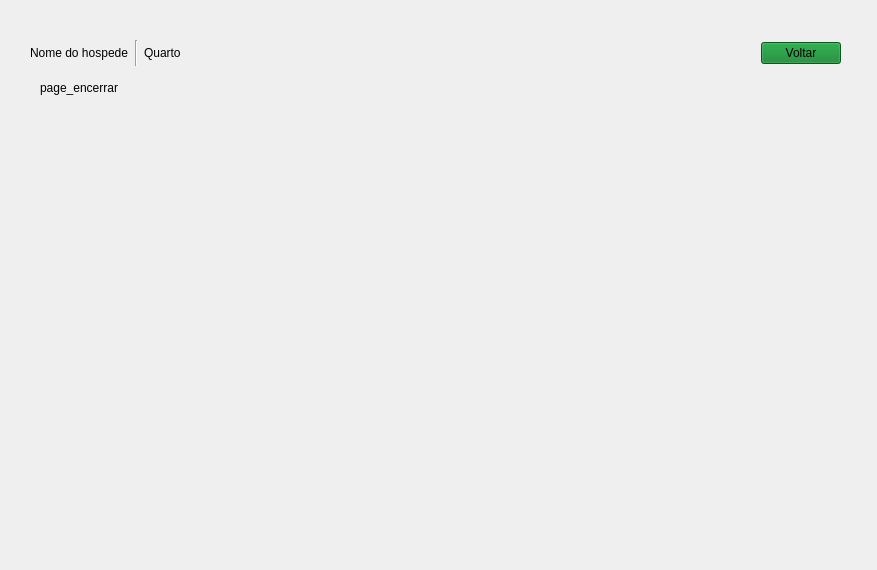
<?xml version="1.0" encoding="UTF-8"?>
<ui version="4.0">
 <class>Form</class>
 <widget class="QWidget" name="Form">
  <property name="geometry">
   <rect>
    <x>0</x>
    <y>0</y>
    <width>877</width>
    <height>570</height>
   </rect>
  </property>
  <property name="windowTitle">
   <string>Form</string>
  </property>
  <widget class="QStackedWidget" name="stackedWidget">
   <property name="geometry">
    <rect>
     <x>10</x>
     <y>20</y>
     <width>851</width>
     <height>531</height>
    </rect>
   </property>
   <property name="currentIndex">
    <number>1</number>
   </property>
   <widget class="QWidget" name="page">
    <widget class="QWidget" name="">
     <property name="geometry">
      <rect>
       <x>20</x>
       <y>20</y>
       <width>811</width>
       <height>26</height>
      </rect>
     </property>
     <layout class="QHBoxLayout" name="horizontalLayout">
      <item>
       <widget class="QLabel" name="label_2">
        <property name="text">
         <string>Nome do hospede</string>
        </property>
       </widget>
      </item>
      <item>
       <widget class="Line" name="line">
        <property name="orientation">
         <enum>Qt::Orientation::Vertical</enum>
        </property>
       </widget>
      </item>
      <item>
       <widget class="QLabel" name="label_3">
        <property name="text">
         <string>Quarto</string>
        </property>
       </widget>
      </item>
      <item>
       <spacer name="horizontalSpacer">
        <property name="orientation">
         <enum>Qt::Orientation::Horizontal</enum>
        </property>
        <property name="sizeHint" stdset="0">
         <size>
          <width>40</width>
          <height>20</height>
         </size>
        </property>
       </spacer>
      </item>
      <item>
       <widget class="QPushButton" name="pushButton">
        <property name="styleSheet">
         <string notr="true">background-color: rgb(170, 0, 0);</string>
        </property>
        <property name="text">
         <string>Encerrar</string>
        </property>
       </widget>
      </item>
     </layout>
    </widget>
    <widget class="QWidget" name="page_listar" native="true">
     <property name="geometry">
      <rect>
       <x>20</x>
       <y>50</y>
       <width>811</width>
       <height>461</height>
      </rect>
     </property>
     <widget class="QLabel" name="label">
      <property name="geometry">
       <rect>
        <x>10</x>
        <y>10</y>
        <width>81</width>
        <height>16</height>
       </rect>
      </property>
      <property name="text">
       <string>page_listar</string>
      </property>
     </widget>
    </widget>
   </widget>
   <widget class="QWidget" name="page_2">
    <widget class="QWidget" name="page_listar_2" native="true">
     <property name="geometry">
      <rect>
       <x>20</x>
       <y>50</y>
       <width>811</width>
       <height>461</height>
      </rect>
     </property>
     <widget class="QLabel" name="label_6">
      <property name="geometry">
       <rect>
        <x>10</x>
        <y>10</y>
        <width>81</width>
        <height>16</height>
       </rect>
      </property>
      <property name="text">
       <string>page_encerrar</string>
      </property>
     </widget>
    </widget>
    <widget class="QWidget" name="layoutWidget">
     <property name="geometry">
      <rect>
       <x>20</x>
       <y>20</y>
       <width>811</width>
       <height>26</height>
      </rect>
     </property>
     <layout class="QHBoxLayout" name="horizontalLayout_2">
      <item>
       <widget class="QLabel" name="label_4">
        <property name="text">
         <string>Nome do hospede</string>
        </property>
       </widget>
      </item>
      <item>
       <widget class="Line" name="line_2">
        <property name="orientation">
         <enum>Qt::Orientation::Vertical</enum>
        </property>
       </widget>
      </item>
      <item>
       <widget class="QLabel" name="label_5">
        <property name="text">
         <string>Quarto</string>
        </property>
       </widget>
      </item>
      <item>
       <spacer name="horizontalSpacer_2">
        <property name="orientation">
         <enum>Qt::Orientation::Horizontal</enum>
        </property>
        <property name="sizeHint" stdset="0">
         <size>
          <width>40</width>
          <height>20</height>
         </size>
        </property>
       </spacer>
      </item>
      <item>
       <widget class="QPushButton" name="pushButton_2">
        <property name="styleSheet">
         <string notr="true">background-color: rgb(8, 127, 38);
color: rgb(0, 0, 0);</string>
        </property>
        <property name="text">
         <string>Voltar</string>
        </property>
       </widget>
      </item>
     </layout>
    </widget>
   </widget>
  </widget>
 </widget>
 <resources/>
 <connections/>
</ui>
